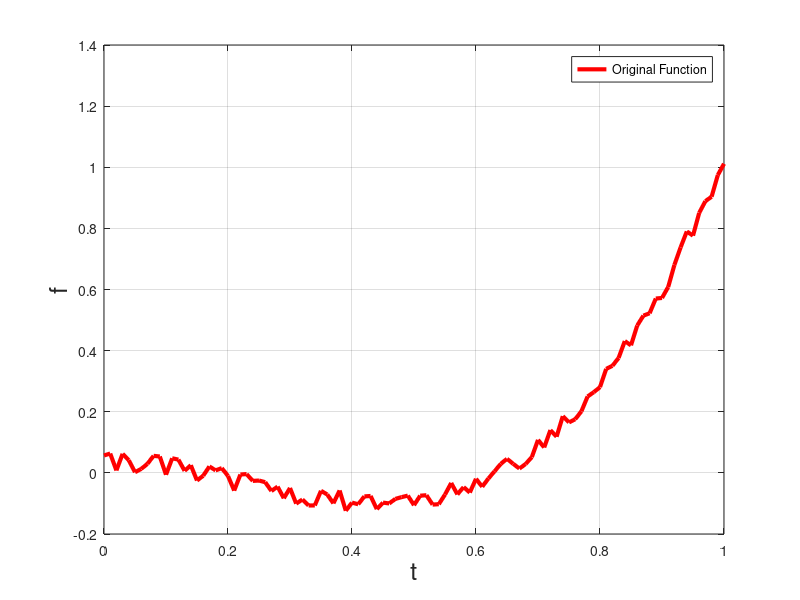
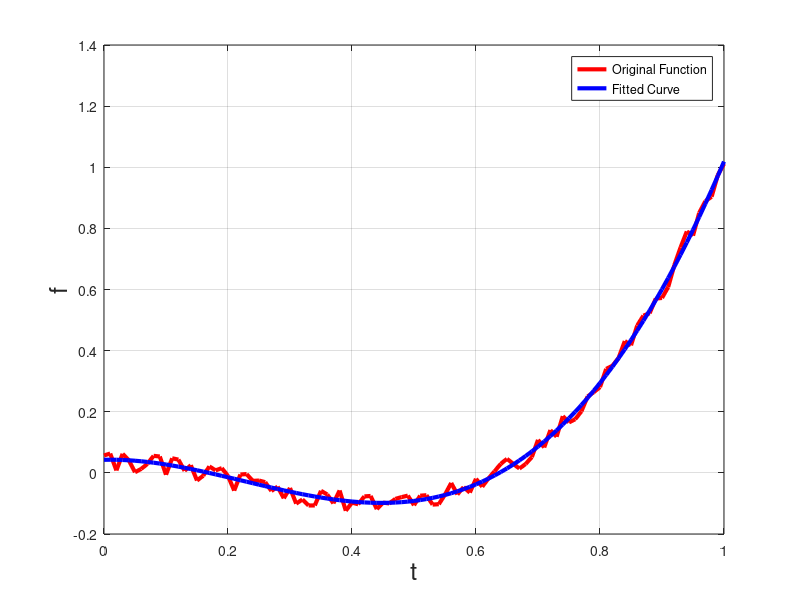

Here is the MATLAB script that generated these plots, in order:
%%% Problem 5
%% Loading Data
y = load("./data/HW05_Prob5_Data.mat","f");
Y = cell2mat(struct2cell(y));
t = load("./data/HW05_Prob5_Data.mat","t");
t = cell2mat(struct2cell(t));

%% PLotting Data
f0 = figure;
plot(t,Y,'r','linewidth',3)
hold on
legend('Original Function')
grid on
xlabel('t', 'FontSize',18)
ylabel('f', 'FontSize',18)
hold off
saveas(f0,"./results/prob_5_data.png");

%% prob 5
A = [ones(length(t),1), t, t.^2, t.^3, t.^4, t.^5];
alpha_hat_a = inv(A'*A)*A'*Y;

Y_hat_a = A*alpha_hat_a;

f1 = figure;
plot(t,Y,'r','linewidth',3)
hold on
plot(t,Y_hat_a,'b','linewidth',3)
legend('Original Function','Fitted Curve')
grid on
xlabel('t', 'FontSize',18)
ylabel('f', 'FontSize',18)
hold off
saveas(f1,"./results/prob_5_data_fit.png");

%% derivative
t = 0.3;
B = [zeros(length(t),1), ones(length(t),1), 2*t, 3*t.^2, 4*t.^3, 5*t.^4];
Y_hat_der_a = B*alpha_hat_a;
